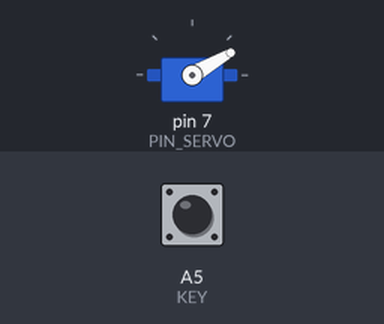
Simulated run of this sketch. Board: Arduino Uno, built with avr-gcc and run on an emulated ATmega328P. Shown: servo. The test bench sets the inputs (shaded band); at power-on: A5 (KEY) HIGH.

Above: at 1.2 s.
1.3 s: A5 (KEY) pulled LOW for 0.15 s
At 1.37 s:
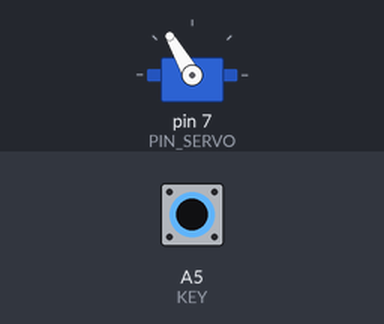
2.9 s: A5 (KEY) pulled LOW for 3.2 s
At 6.8 s:
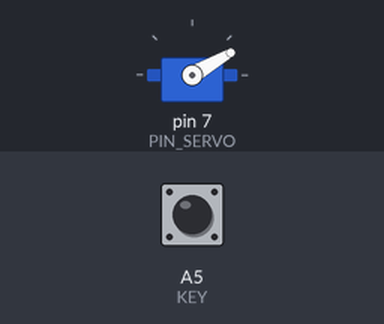
Timing chart, 0 to 8.3 s (numbered marks = the images above; inputs shaded):
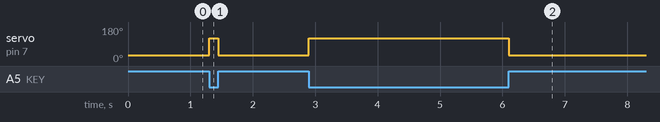

The sketch:

servo_test.ino
```cpp
#include <Servo.h>

#define KEY A5
#define PIN_SERVO 7

#define POS_WAIT 30
#define POS_WORK 120

Servo myservo;

void setup()
{
  pinMode(KEY,INPUT_PULLUP);
  myservo.attach(PIN_SERVO);
  // put your setup code here, to run once:

}

void loop()
{
  if (digitalRead(KEY)==0) myservo.write(POS_WORK);
  else myservo.write(POS_WAIT);
  // put your main code here, to run repeatedly:
}
```

Measured:
- after the input at 1.3 s, servo on pin 7 (PIN_SERVO): 30° → 120° at once, → 30° 0.15 s later
- after the input at 2.9 s, servo on pin 7 (PIN_SERVO): 30° → 120° at once, → 30° 3.2 s later
